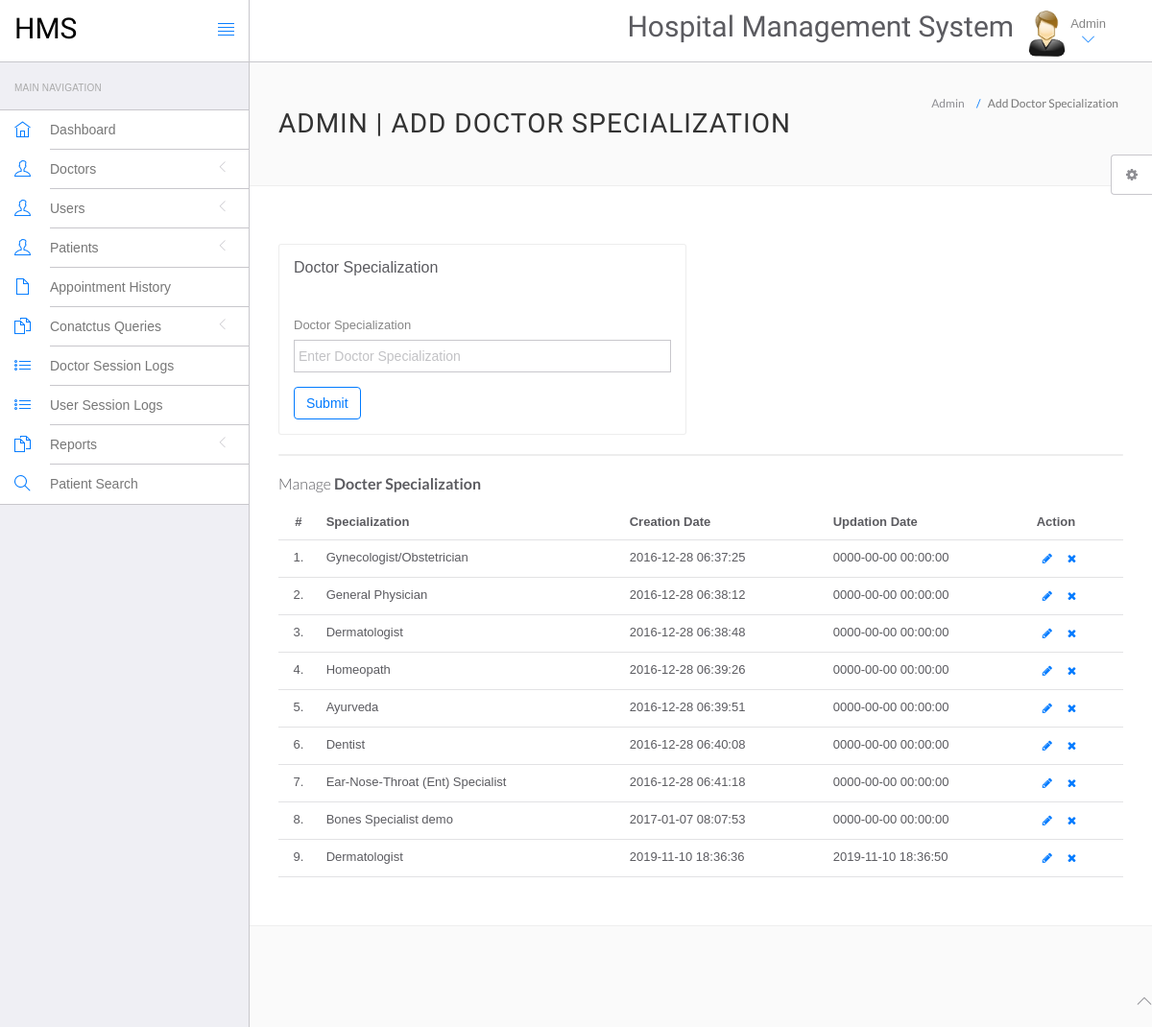
Page /hms/admin/doctor-specilization.php (signed in) on the committed database.
### tables this page shows
CREATE TABLE `doctorspecilization` (
  `id` int(11) NOT NULL,
  `specilization` varchar(255) DEFAULT NULL,
  `creationDate` timestamp NULL DEFAULT current_timestamp(),
  `updationDate` timestamp NULL DEFAULT NULL ON UPDATE current_timestamp()
);

### hms/admin/doctor-specilization.php (the view, shortened to what this page needs)
<?php
include('include/config.php');
?>
<!DOCTYPE html>
<html lang="en">
	<head>
		<link rel="stylesheet" href="vendor/bootstrap/css/bootstrap.min.css">
		<link rel="stylesheet" href="vendor/fontawesome/css/font-awesome.min.css">
		<link rel="stylesheet" href="vendor/themify-icons/themify-icons.min.css">
		<link href="vendor/animate.css/animate.min.css" rel="stylesheet" media="screen">
		<link href="vendor/perfect-scrollbar/perfect-scrollbar.min.css" rel="stylesheet" media="screen">
		<link href="vendor/switchery/switchery.min.css" rel="stylesheet" media="screen">
		<link href="vendor/bootstrap-touchspin/jquery.bootstrap-touchspin.min.css" rel="stylesheet" media="screen">
		<link href="vendor/select2/select2.min.css" rel="stylesheet" media="screen">
		<link href="vendor/bootstrap-datepicker/bootstrap-datepicker3.standalone.min.css" rel="stylesheet" media="screen">
		<link href="vendor/bootstrap-timepicker/bootstrap-timepicker.min.css" rel="stylesheet" media="screen">
		<link rel="stylesheet" href="assets/css/styles.css">
		<link rel="stylesheet" href="assets/css/plugins.css">
		<link rel="stylesheet" href="assets/css/themes/theme-1.css" id="skin_color" />
	</head>
	<body>
		<div id="app">
<?php include('include/sidebar.php');?>
			<div class="app-content">
						<?php include('include/header.php');?>
				<div class="main-content" >
					<div class="wrap-content container" id="container">
						<section id="page-title">
							<div class="row">
								<div class="col-sm-8">
									<h1 class="mainTitle">Admin | Add Doctor Specialization</h1>
																	</div>
								<ol class="breadcrumb">
									<li>
										<span>Admin</span>
									</li>
									<li class="active">
										<span>Add Doctor Specialization</span>
									</li>
								</ol>
							</div>
						</section>
						<div class="container-fluid container-fullw bg-white">
							<div class="row">
								<div class="col-md-12">
									<div class="row margin-top-30">
										<div class="col-lg-6 col-md-12">
											<div class="panel panel-white">
												<div class="panel-heading">
													<h5 class="panel-title">Doctor Specialization</h5>
												</div>
												<div class="panel-body">
													<form role="form" name="dcotorspcl" method="post" >
														<div class="form-group">
															<label for="exampleInputEmail1">
																Doctor Specialization
															</label>
							<input type="text" name="doctorspecilization" class="form-control"  placeholder="Enter Doctor Specialization">
														</div>
														<button type="submit" name="submit" class="btn btn-o btn-primary">
															Submit
														</button>
													</form>
												</div>
											</div>
										</div>
											</div>
										</div>
									<div class="col-lg-12 col-md-12">
											<div class="panel panel-white">
											</div>
										</div>
									</div>
									<div class="row">
								<div class="col-md-12">
									<h5 class="over-title margin-bottom-15">Manage <span class="text-bold">Docter Specialization</span></h5>
									<table class="table table-hover" id="sample-table-1">
										<thead>
											<tr>
												<th class="center">#</th>
												<th>Specialization</th>
												<th class="hidden-xs">Creation Date</th>
												<th>Updation Date</th>
												<th>Action</th>
											</tr>
										</thead>
										<tbody>
<?php
$sql=mysqli_query($con,"select * from doctorSpecilization");
$cnt=1;
while($row=mysqli_fetch_array($sql))
{
?>
											<tr>
												<td class="center"><?php echo $cnt;?>.</td>
												<td class="hidden-xs"><?php echo $row['specilization'];?></td>
												<td><?php echo $row['creationDate'];?></td>
												<td><?php echo $row['updationDate'];?>
												</td>
												<td >
												<div class="visible-md visible-lg hidden-sm hidden-xs">
							<a href="edit-doctor-specialization.php?id=<?php echo $row['id'];?>" class="btn btn-transparent btn-xs" tooltip-placement="top" tooltip="Edit"><i class="fa fa-pencil"></i></a>
	<a href="doctor-specilization.php?id=<?php echo $row['id']?>&del=delete" onClick="return confirm('Are you sure you want to delete?')"class="btn btn-transparent btn-xs tooltips" tooltip-placement="top" tooltip="Remove"><i class="fa fa-times fa fa-white"></i></a>
												</div>
												</td>
											</tr>
											<?php
$cnt=$cnt+1;
											 }?>
										</tbody>
									</table>
								</div>
							</div>
								</div>
							</div>
						</div>
					</div>
				</div>
	<?php include('include/footer.php');?>
	<?php include('include/setting.php');?>
	</body>
</html>

### hms/admin/assets/css/themes/theme-1.css (style rules this page uses)
body { background: #FAFAFA; }

### rows in the picture
doctorspecilization: specilization "Gynecologist/Obstetrician", creationDate "2016-12-28 06:37:25", updationDate "0000-00-00 00:00:00"
doctorspecilization: specilization "General Physician", creationDate "2016-12-28 06:38:12", updationDate "0000-00-00 00:00:00"
doctorspecilization: specilization "Dermatologist", creationDate "2016-12-28 06:38:48", updationDate "0000-00-00 00:00:00"
doctorspecilization: specilization "Homeopath", creationDate "2016-12-28 06:39:26", updationDate "0000-00-00 00:00:00"
doctorspecilization: specilization "Ayurveda", creationDate "2016-12-28 06:39:51", updationDate "0000-00-00 00:00:00"
doctorspecilization: specilization "Dentist", creationDate "2016-12-28 06:40:08", updationDate "0000-00-00 00:00:00"
doctorspecilization: specilization "Ear-Nose-Throat (Ent) Specialist", creationDate "2016-12-28 06:41:18", updationDate "0000-00-00 00:00:00"
doctorspecilization: specilization "Bones Specialist demo", creationDate "2017-01-07 08:07:53", updationDate "0000-00-00 00:00:00"
doctorspecilization: specilization "Dermatologist", creationDate "2019-11-10 18:36:36", updationDate "2019-11-10 18:36:50"
